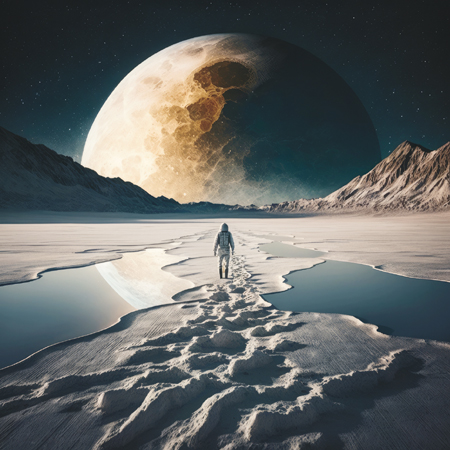
#> input picture images/moon.jpg, 450 x 450 px, found by its file name
$ python '图像的基本操作.py'
#> lines starting #> are read from the running program, lines starting #| are printed output that depends on the picture
import cv2  # openvb 的读取格式是BGR
import numpy as np
import matplotlib.pyplot as plt


# [157 lines left out: functions cv2_imshow, cv2_videoShow, cv2_makeBorder, cv2_imageAdd, not called in this run]

# cv2_imageAdd()


# 图像融合 (2个图像叠加在一起)
def cv2_imageFusion():
    image1 = cv2.imread("./images/moon.jpg")
#> image1 is the input picture: shape (450, 450, 3); mean B, G, R 99.9, 100.7, 96.9
    image2 = cv2.imread("./images/girl.jpg")
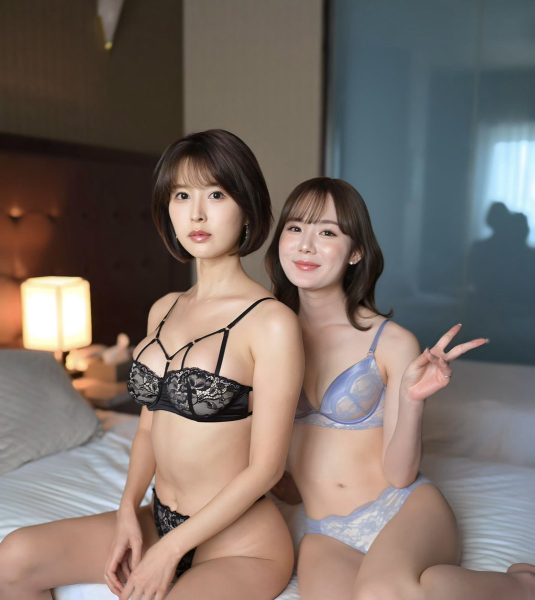
#> input picture images/girl.jpg, 1069 x 1200 px, found by its file name (shown at 1/2 size)
#> image2 is the input picture: shape (1200, 1069, 3); mean B, G, R 103.1, 109.6, 121.7

    # resize 的其他方法
    # (0,0)：这是目标尺寸，指定了输出图像的宽度和高度。在这种情况下，(0,0) 表示输出尺寸将由下面的 fx 和 fy 参数决定，而不是显式指定的大小。
    # fy=0.5：0.5 表示将图像的宽度缩小一半。 fy=2
    # fx=2：表示将图像的高度放大两倍。
    # interpolation=cv2.INTER_LINEAR：这是默认插值方法，用于在调整大小过程中计算像素值。cv2.INTER_LINEAR 表示使用双线性插值，这是一种常见的插值方法，适用于缩小图像时。
    cv2.resize(image2, (0, 0), fx=0.5, fy=0.5, interpolation=cv2.INTER_LINEAR)

    image2 = cv2.resize(image2, (image1.shape[1], image1.shape[0]))
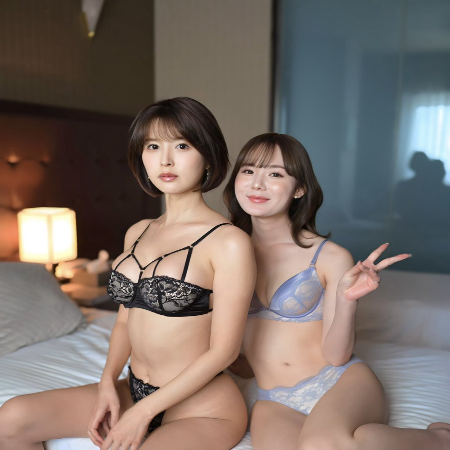
#> image2: shape (450, 450, 3); mean B, G, R 103, 109.5, 121.6
    # 之后的参数 0：这是一个标量值，将加到混合后的图像上。通常用于调整亮度。如果不需要调整亮度，可以将其设置为 0。
    image3 = cv2.addWeighted(image1, 0.2, image2, 0.8, 0)
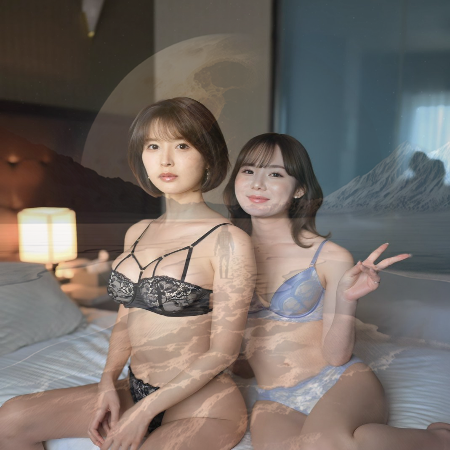
#> image3: shape (450, 450, 3); mean B, G, R 102.4, 107.8, 116.7

    # 绘制到内存中的图形对象
    plt.imshow(image3), plt.axis('off')

    # show 才能在图形界面显示
    plt.show()


cv2_imageFusion()
